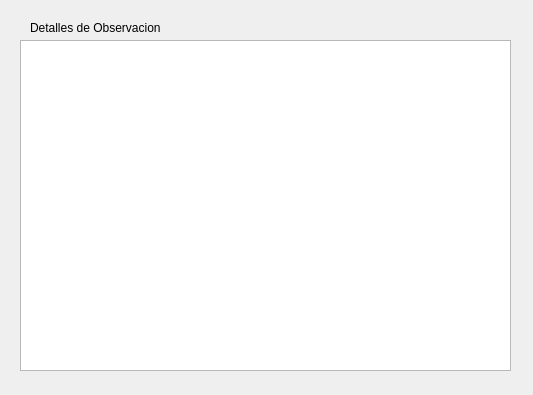
<?xml version="1.0" encoding="UTF-8"?>
<ui version="4.0">
 <class>ventanaDetallesObservacion</class>
 <widget class="QDialog" name="ventanaDetallesObservacion">
  <property name="geometry">
   <rect>
    <x>0</x>
    <y>0</y>
    <width>533</width>
    <height>395</height>
   </rect>
  </property>
  <property name="windowTitle">
   <string>Detalles de observacion</string>
  </property>
  <widget class="QLabel" name="label">
   <property name="geometry">
    <rect>
     <x>30</x>
     <y>20</y>
     <width>131</width>
     <height>16</height>
    </rect>
   </property>
   <property name="text">
    <string>Detalles de Observacion:</string>
   </property>
  </widget>
  <widget class="QTextEdit" name="textEditDetallesObservacion">
   <property name="geometry">
    <rect>
     <x>20</x>
     <y>40</y>
     <width>491</width>
     <height>331</height>
    </rect>
   </property>
  </widget>
 </widget>
 <resources/>
 <connections/>
</ui>
